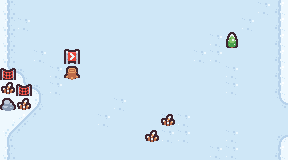

This is a level from a 2D game, rendered from its Tiled map with the project's own tilesets. A one-line summary and the complete map file follow:
An orthogonal 18x10 tile map with 16x16 px tiles, 2 tile layers (background, obstacle).

<map version="1.9" tiledversion="1.9.1" orientation="orthogonal" renderorder="right-down" width="18" height="10" tilewidth="16" tileheight="16" infinite="0" nextlayerid="5" nextobjectid="1">
 <tileset firstgid="1" source="../tilemap/tilemap.tsx" />
 <layer id="1" name="background" width="18" height="10">
  <data encoding="csv">
2,3,3,3,3,3,3,3,3,3,3,3,3,3,3,3,4,5,
2,4,3,3,3,3,3,3,3,3,3,3,3,3,3,4,3,5,
2,3,3,3,3,3,3,3,3,3,3,3,3,4,3,3,3,5,
2,3,4,3,3,3,3,3,3,3,3,3,4,4,3,3,3,5,
73,74,3,4,3,3,3,3,3,3,3,3,3,3,4,3,3,5,
6,73,74,4,3,3,3,3,3,3,3,3,3,3,4,3,3,5,
1,14,15,3,3,3,3,4,3,3,3,3,3,3,3,3,3,65,
14,26,27,3,3,3,4,3,3,3,4,4,3,3,3,3,3,3,
13,27,3,3,3,3,3,3,3,3,4,4,3,3,4,3,3,77,
2,3,3,3,3,3,3,3,3,3,3,3,3,4,4,3,3,5
</data>
 </layer>
 <layer id="4" name="obstacle" width="18" height="10">
  <data encoding="csv">
0,0,0,0,0,0,0,0,0,0,0,0,0,0,0,0,0,0,
0,0,0,0,0,0,0,0,0,0,0,0,0,0,0,0,0,0,
0,0,0,0,0,0,0,0,0,0,0,0,0,0,31,0,0,0,
0,0,0,0,2147483681,0,0,0,0,0,0,0,0,0,0,0,0,0,
11,0,0,0,48,0,0,0,0,0,0,0,0,0,0,0,0,0,
32,11,0,0,0,0,0,0,0,0,0,0,0,0,0,0,0,0,
82,32,0,0,0,0,0,0,0,0,0,0,0,0,0,0,0,0,
0,0,0,0,0,0,0,0,0,0,32,0,0,0,0,0,0,0,
0,0,0,0,0,0,0,0,0,32,0,0,0,0,0,0,0,0,
0,0,0,0,0,0,0,0,0,0,0,0,0,0,0,0,0,0
</data>
 </layer>
</map>
